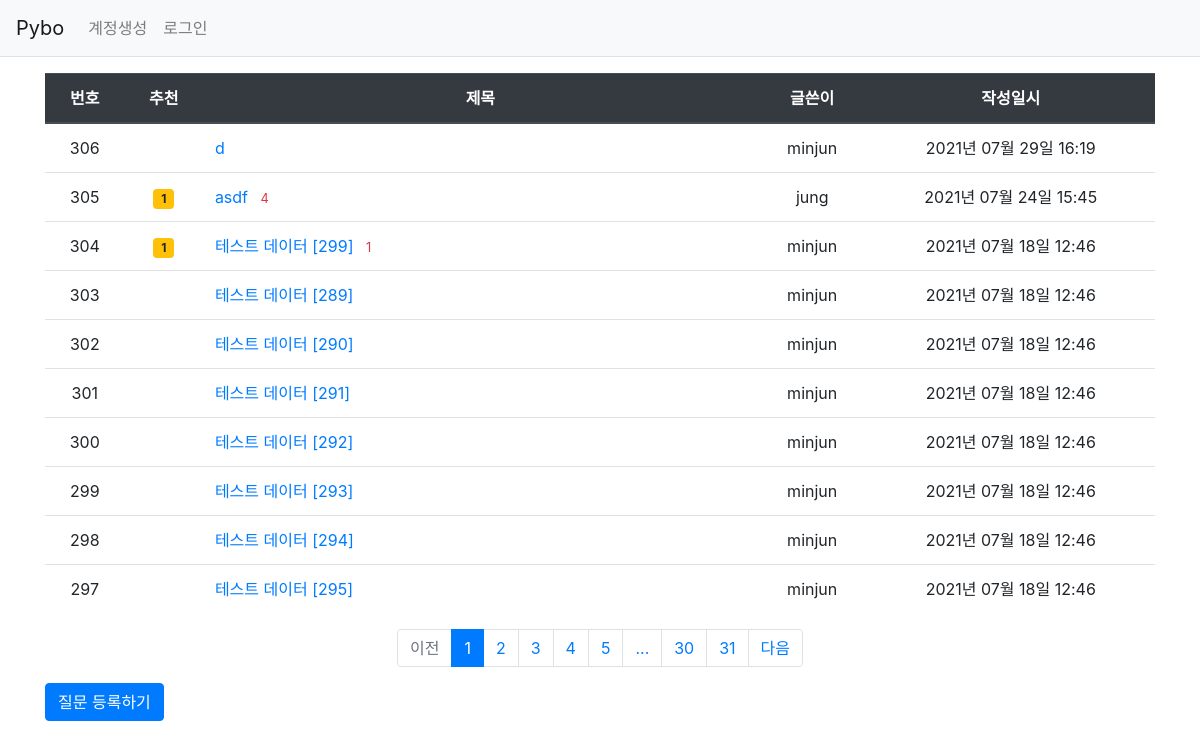
The page /question/list on the database its author committed.
### pybo/models.py (models this page shows)
class Question(db.Model):
    id = db.Column(db.Integer, primary_key=True)
    subject = db.Column(db.String(200), nullable=False)
    content = db.Column(db.Text(), nullable = False)
    create_date = db.Column(db.DateTime(), nullable=False)
    user_id = db.Column(db.Integer, db.ForeignKey('user.id', ondelete = 'CASCADE'), nullable = False)
    user = db.relationship('User', backref=db.backref('question_set'))
    modify_date = db.Column(db.DateTime(), nullable=True)
    voter = db.relationship('User', secondary=question_voter, backref=db.backref('question_voter_set'))

class User(db.Model):
    id = db.Column(db.Integer, primary_key=True)
    username = db.Column(db.String(150), unique=True, nullable=False)
    password = db.Column(db.String(200), nullable=False)
    email = db.Column(db.String(120), nullable=False)

### pybo/views/question_views.py (the view)
@bp.route('/list')
def _list():
    page = request.args.get('page',type=int, default=1)
    question_list = Question.query.order_by(Question.create_date.desc())
    question_list = question_list.paginate(page, per_page=10)
    return render_template('question/question_list.html', question_list = question_list)

### pybo/filter.py (called while the page is built)
def format_datetime(value, fmt="%Y년 %m월 %d일 %H:%M"):
    return value.strftime(fmt)

### pybo/views/auth_views.py (called while the page is built)
@bp.before_app_request
def load_logged_in_user():
    user_id = session.get('user_id')
    if user_id is None:
        g.user = None
    else:
        g.user = User.query.get(user_id)

### pybo/templates/question/question_list.html
{% extends 'base.html' %}
{% block content %}
<div class="container my-3">
    <table class ="table">
        <thead>
            <tr class="text-center thead-dark">
                <th>번호</th>
                <th>추천</th>
                <th style="width:50%">제목</th>
                <th>글쓴이</th>
                <th>작성일시</th>
            </tr>
        </thead>
        <tbody>
            {% if question_list %}
            {% for question in question_list.items %}
            <tr class='text-center'>
                <td>{{ question_list.total - ((question_list.page-1) * question_list.per_page) - loop.index0 }}</td>
                <td>
                    {% if question.voter|length > 0 %}
                    <span class="badge badge-warning px-2 py-1">{{ question.voter|length }}</span>
                    {% endif %}
                </td>
                <td class="text-left">
                    <a href="{{ url_for('question.detail', question_id = question.id) }}">{{ question.subject }}</a>
                    {% if question.answer_set|length >0 %}
                    <span class="text-danger small ml-2">{{ question.answer_set|length }}</span>
                    {% endif %}
                </td>
                <td>{{ question.user.username }}</td>
                <td>{{ question.create_date|datetime}}</td>
            </tr>
            {% endfor %}
            {% else %}
            <tr>
                <td colspan="3">질문이 없습니다.</td>
            </tr>
            {% endif %}
        </tbody>
    </table>
    <ul class="pagination justify-content-center">
        {% if question_list.has_prev %}
        <li class="page-item">
            <a class="page-link" href="?page={{ question_list.prev_num }}">이전</a>
        </li>
        {% else %}
        <li class="page-item disabled">
            <a class="page-link" tabindex="-1" aria-disabled="true" href="#">이전</a>
        </li>
        {% endif %}
        {% for page_num in question_list.iter_pages() %}
            {% if page_num %}
                {% if page_num != question_list.page %}
                <li class="page-item">
                    <a class="page-link" href="?page={{ page_num }}">{{ page_num }}</a>
                </li>
                {% else %}
                <li class="page-item active" aria-current="page">
                    <a class="page-link" href='#'>{{ page_num }}</a>
                </li>
                {% endif %}
            {% else %}
                <li class="disabled">
                    <a class="page-link" href="#">...</a>
                </li>
            {% endif %}
        {% endfor %}
        {% if question_list.has_next %}
        <li class="page-item">
            <a class="page-link" href="?page={{ question_list.next_num }}">다음</a>
        </li>
        {% else %}
        <li class="page-item disabled">
            <a class="page-link" tabindex="-1" aria-disabled="true" href="#">다음</a>
        </li>
        {% endif %}
    </ul>
    <a href="{{ url_for('question.create') }}" class="btn btn-primary">질문 등록하기</a>
</div>
{% endblock %}

### pybo/templates/base.html (shortened to what this page needs)
<!DOCTYPE html>
<html lang="kr">
<head>
    <link rel="stylesheet" href="{{ url_for('static', filename='bootstrap.min.css') }}">
    <link rel="stylesheet" href="{{ url_for('static', filename='style.css') }}">
</head>
<body>
{% include "navbar.html" %}
{% block content %}
{% endblock %}
</body>
</html>

### pybo/templates/navbar.html (shortened to what this page needs)
<nav class="navbar navbar-expand-lg navbar-light bg-light border-bottom">
    <a class="navbar-brand" href="{{ url_for('main.index') }}">Pybo</a>
    <div class="collapse navbar-collapse flex-grow-0" id="navbarNav">
        {% if g.user %}
        <ul class="navbar-nav">
            <li class="nav-item">
                <a class="nav-link" href="{{ url_for('auth.logout') }}">{{ g.user.username }} (로그아웃) </a>
            </li>
        </ul>
        {% else %}
        <ul class="navbar-nav">
            <li class="nav-item">
                <a class="nav-link" href="{{ url_for('auth.signup') }}"">계정생성</a>
            </li>
            <li class="nav-item">
                <a class="nav-link" href="{{ url_for('auth.login') }}">로그인</a>
            </li>
        </ul>
        {% endif %}
    </div>
</nav>

### rows shown on the page
Question: total "306", subject "d", user.username "minjun", create_date "2021년 07월 29일 16:19"
Question: total "305", voter|length "1", subject "asdf", answer_set|length "4", user.username "jung", create_date "2021년 07월 24일 15:45"
Question: total "304", voter|length "1", subject "테스트 데이터 [299]", answer_set|length "1", user.username "minjun", create_date "2021년 07월 18일 12:46"
Question: total "303", subject "테스트 데이터 [289]", user.username "minjun", create_date "2021년 07월 18일 12:46"
Question: total "302", subject "테스트 데이터 [290]", user.username "minjun", create_date "2021년 07월 18일 12:46"
Question: total "301", subject "테스트 데이터 [291]", user.username "minjun", create_date "2021년 07월 18일 12:46"
Question: total "300", subject "테스트 데이터 [292]", user.username "minjun", create_date "2021년 07월 18일 12:46"
Question: id "299", subject "테스트 데이터 [293]", user.username "minjun", create_date "2021년 07월 18일 12:46"
Question: total "298", subject "테스트 데이터 [294]", user.username "minjun", create_date "2021년 07월 18일 12:46"
Question: total "297", subject "테스트 데이터 [295]", user.username "minjun", create_date "2021년 07월 18일 12:46"

### other values the page prints
{{ page_num }} "1"
{{ page_num }} "2" "3" "4" "5" "30" "31"
